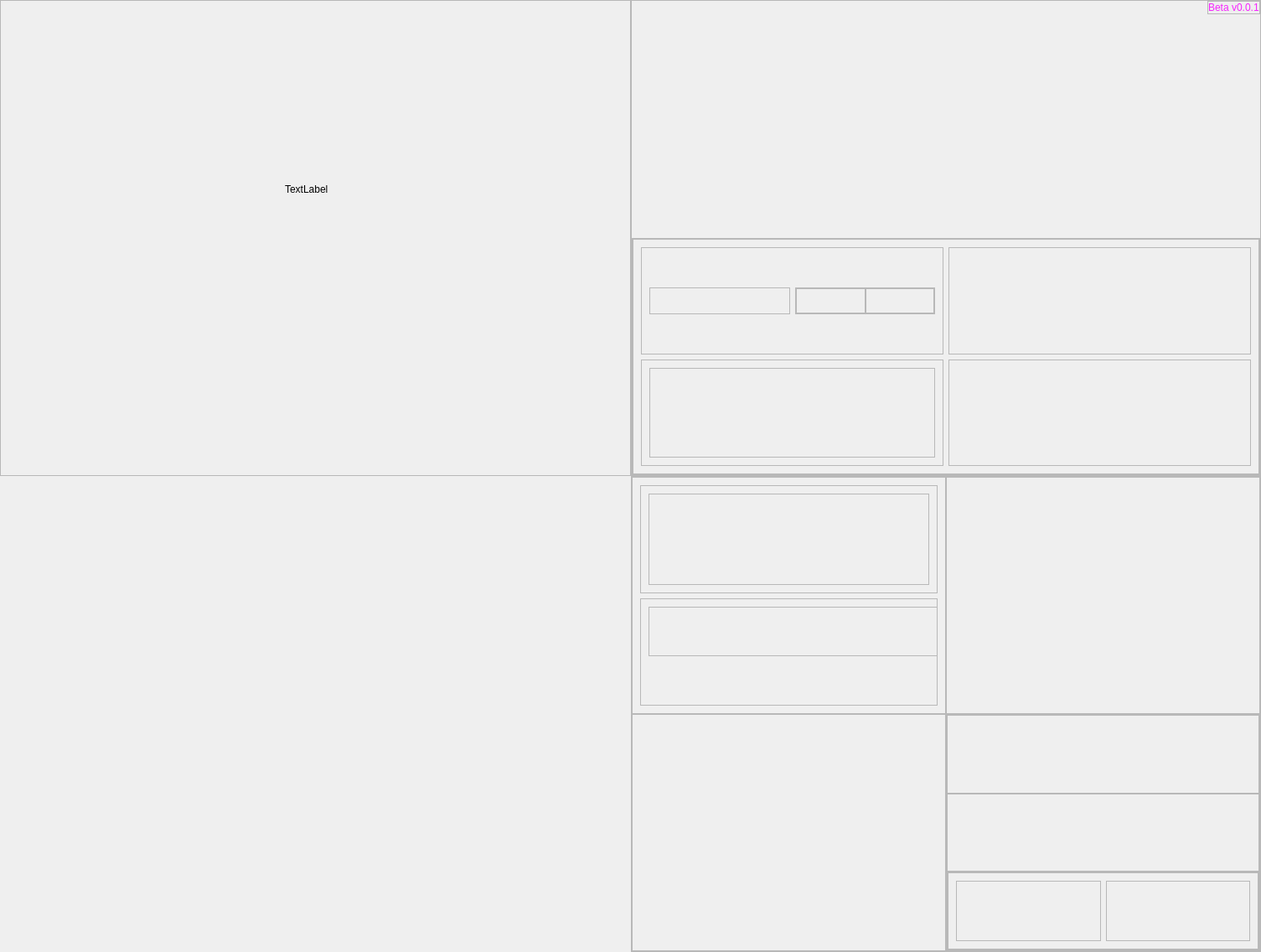
<?xml version="1.0" encoding="UTF-8"?>
<ui version="4.0">
 <class>MainWindow</class>
 <widget class="QMainWindow" name="MainWindow">
  <property name="geometry">
   <rect>
    <x>0</x>
    <y>0</y>
    <width>1505</width>
    <height>1136</height>
   </rect>
  </property>
  <property name="minimumSize">
   <size>
    <width>1505</width>
    <height>1136</height>
   </size>
  </property>
  <property name="cursor">
   <cursorShape>ArrowCursor</cursorShape>
  </property>
  <property name="tabletTracking">
   <bool>false</bool>
  </property>
  <property name="windowTitle">
   <string>MainWindow</string>
  </property>
  <property name="windowIcon">
   <iconset>
    <normalon>:/images/brandmark-design.png</normalon>
   </iconset>
  </property>
  <property name="styleSheet">
   <string notr="true">#MainWindow{
	border-image: url(:/background/background-image3.jpg);}</string>
  </property>
  <property name="unifiedTitleAndToolBarOnMac">
   <bool>true</bool>
  </property>
  <widget class="QWidget" name="centralwidget">
   <property name="styleSheet">
    <string notr="true"/>
   </property>
   <layout class="QGridLayout" name="gridLayout">
    <property name="leftMargin">
     <number>0</number>
    </property>
    <property name="topMargin">
     <number>0</number>
    </property>
    <property name="rightMargin">
     <number>0</number>
    </property>
    <property name="bottomMargin">
     <number>0</number>
    </property>
    <property name="spacing">
     <number>0</number>
    </property>
    <item row="0" column="0">
     <widget class="QFrame" name="frame_2">
      <property name="frameShape">
       <enum>QFrame::StyledPanel</enum>
      </property>
      <property name="frameShadow">
       <enum>QFrame::Raised</enum>
      </property>
      <widget class="QLabel" name="label_3">
       <property name="geometry">
        <rect>
         <x>0</x>
         <y>0</y>
         <width>161</width>
         <height>61</height>
        </rect>
       </property>
       <property name="text">
        <string/>
       </property>
       <property name="pixmap">
        <pixmap resource="resources.qrc">:/images/alpha-logo.png</pixmap>
       </property>
       <property name="scaledContents">
        <bool>true</bool>
       </property>
      </widget>
      <widget class="QLabel" name="loading_gif">
       <property name="geometry">
        <rect>
         <x>340</x>
         <y>160</y>
         <width>241</width>
         <height>131</height>
        </rect>
       </property>
       <property name="text">
        <string>TextLabel</string>
       </property>
       <property name="scaledContents">
        <bool>true</bool>
       </property>
      </widget>
     </widget>
    </item>
    <item row="2" column="1">
     <widget class="QFrame" name="frame_3">
      <property name="minimumSize">
       <size>
        <width>0</width>
        <height>0</height>
       </size>
      </property>
      <property name="frameShape">
       <enum>QFrame::StyledPanel</enum>
      </property>
      <property name="frameShadow">
       <enum>QFrame::Raised</enum>
      </property>
      <layout class="QGridLayout" name="gridLayout_3">
       <property name="leftMargin">
        <number>0</number>
       </property>
       <property name="topMargin">
        <number>0</number>
       </property>
       <property name="rightMargin">
        <number>0</number>
       </property>
       <property name="bottomMargin">
        <number>0</number>
       </property>
       <property name="spacing">
        <number>0</number>
       </property>
       <item row="0" column="1">
        <widget class="QFrame" name="frame_10">
         <property name="cursor">
          <cursorShape>UpArrowCursor</cursorShape>
         </property>
         <property name="frameShape">
          <enum>QFrame::StyledPanel</enum>
         </property>
         <property name="frameShadow">
          <enum>QFrame::Raised</enum>
         </property>
        </widget>
       </item>
       <item row="1" column="0">
        <widget class="QFrame" name="frame_9">
         <property name="frameShape">
          <enum>QFrame::StyledPanel</enum>
         </property>
         <property name="frameShadow">
          <enum>QFrame::Raised</enum>
         </property>
        </widget>
       </item>
       <item row="1" column="1">
        <widget class="QFrame" name="frame_11">
         <property name="frameShape">
          <enum>QFrame::StyledPanel</enum>
         </property>
         <property name="frameShadow">
          <enum>QFrame::Raised</enum>
         </property>
         <layout class="QGridLayout" name="gridLayout_4">
          <property name="leftMargin">
           <number>0</number>
          </property>
          <property name="topMargin">
           <number>0</number>
          </property>
          <property name="rightMargin">
           <number>0</number>
          </property>
          <property name="bottomMargin">
           <number>0</number>
          </property>
          <property name="spacing">
           <number>0</number>
          </property>
          <item row="0" column="0">
           <widget class="QFrame" name="frame_14">
            <property name="frameShape">
             <enum>QFrame::StyledPanel</enum>
            </property>
            <property name="frameShadow">
             <enum>QFrame::Raised</enum>
            </property>
           </widget>
          </item>
          <item row="1" column="0">
           <widget class="QFrame" name="frame_13">
            <property name="frameShape">
             <enum>QFrame::StyledPanel</enum>
            </property>
            <property name="frameShadow">
             <enum>QFrame::Raised</enum>
            </property>
           </widget>
          </item>
          <item row="2" column="0">
           <widget class="QFrame" name="frame_12">
            <property name="frameShape">
             <enum>QFrame::StyledPanel</enum>
            </property>
            <property name="frameShadow">
             <enum>QFrame::Raised</enum>
            </property>
            <layout class="QHBoxLayout" name="horizontalLayout">
             <property name="spacing">
              <number>0</number>
             </property>
             <property name="leftMargin">
              <number>0</number>
             </property>
             <property name="topMargin">
              <number>0</number>
             </property>
             <property name="rightMargin">
              <number>0</number>
             </property>
             <property name="bottomMargin">
              <number>0</number>
             </property>
             <item>
              <widget class="QFrame" name="frame_15">
               <property name="frameShape">
                <enum>QFrame::StyledPanel</enum>
               </property>
               <property name="frameShadow">
                <enum>QFrame::Raised</enum>
               </property>
               <layout class="QHBoxLayout" name="horizontalLayout_2">
                <item>
                 <widget class="QFrame" name="frame_17">
                  <property name="frameShape">
                   <enum>QFrame::StyledPanel</enum>
                  </property>
                  <property name="frameShadow">
                   <enum>QFrame::Raised</enum>
                  </property>
                 </widget>
                </item>
                <item>
                 <widget class="QFrame" name="frame_16">
                  <property name="frameShape">
                   <enum>QFrame::StyledPanel</enum>
                  </property>
                  <property name="frameShadow">
                   <enum>QFrame::Raised</enum>
                  </property>
                 </widget>
                </item>
               </layout>
              </widget>
             </item>
            </layout>
           </widget>
          </item>
         </layout>
        </widget>
       </item>
       <item row="0" column="0">
        <widget class="QFrame" name="frame_7">
         <property name="frameShape">
          <enum>QFrame::StyledPanel</enum>
         </property>
         <property name="frameShadow">
          <enum>QFrame::Raised</enum>
         </property>
         <layout class="QVBoxLayout" name="verticalLayout_3">
          <item>
           <widget class="QFrame" name="frame_8">
            <property name="frameShape">
             <enum>QFrame::StyledPanel</enum>
            </property>
            <property name="frameShadow">
             <enum>QFrame::Raised</enum>
            </property>
            <layout class="QVBoxLayout" name="verticalLayout_2">
             <item>
              <widget class="QFrame" name="frame_19">
               <property name="frameShape">
                <enum>QFrame::StyledPanel</enum>
               </property>
               <property name="frameShadow">
                <enum>QFrame::Raised</enum>
               </property>
              </widget>
             </item>
            </layout>
           </widget>
          </item>
          <item>
           <widget class="QFrame" name="frame_6">
            <property name="frameShape">
             <enum>QFrame::StyledPanel</enum>
            </property>
            <property name="frameShadow">
             <enum>QFrame::Raised</enum>
            </property>
            <widget class="QFrame" name="frame_18">
             <property name="geometry">
              <rect>
               <x>10</x>
               <y>10</y>
               <width>402</width>
               <height>59</height>
              </rect>
             </property>
             <property name="frameShape">
              <enum>QFrame::StyledPanel</enum>
             </property>
             <property name="frameShadow">
              <enum>QFrame::Raised</enum>
             </property>
            </widget>
           </widget>
          </item>
         </layout>
        </widget>
       </item>
      </layout>
     </widget>
    </item>
    <item row="0" column="1">
     <widget class="QFrame" name="frame">
      <property name="frameShape">
       <enum>QFrame::StyledPanel</enum>
      </property>
      <property name="frameShadow">
       <enum>QFrame::Raised</enum>
      </property>
      <layout class="QVBoxLayout" name="verticalLayout">
       <property name="spacing">
        <number>0</number>
       </property>
       <property name="leftMargin">
        <number>0</number>
       </property>
       <property name="topMargin">
        <number>0</number>
       </property>
       <property name="rightMargin">
        <number>0</number>
       </property>
       <property name="bottomMargin">
        <number>0</number>
       </property>
       <item alignment="Qt::AlignRight|Qt::AlignTop">
        <widget class="QFrame" name="frame_4">
         <property name="frameShape">
          <enum>QFrame::StyledPanel</enum>
         </property>
         <property name="frameShadow">
          <enum>QFrame::Raised</enum>
         </property>
         <layout class="QVBoxLayout" name="verticalLayout_5">
          <property name="spacing">
           <number>0</number>
          </property>
          <property name="leftMargin">
           <number>0</number>
          </property>
          <property name="topMargin">
           <number>0</number>
          </property>
          <property name="rightMargin">
           <number>0</number>
          </property>
          <property name="bottomMargin">
           <number>0</number>
          </property>
          <item>
           <widget class="QLabel" name="label_4">
            <property name="styleSheet">
             <string notr="true">font: 14pt &quot;Courier&quot;; color: rgb(246, 35, 253)</string>
            </property>
            <property name="text">
             <string>Beta v0.0.1</string>
            </property>
           </widget>
          </item>
         </layout>
        </widget>
       </item>
       <item>
        <widget class="QFrame" name="frame_5">
         <property name="frameShape">
          <enum>QFrame::StyledPanel</enum>
         </property>
         <property name="frameShadow">
          <enum>QFrame::Raised</enum>
         </property>
         <layout class="QGridLayout" name="gridLayout_2">
          <property name="leftMargin">
           <number>0</number>
          </property>
          <property name="topMargin">
           <number>0</number>
          </property>
          <property name="rightMargin">
           <number>0</number>
          </property>
          <property name="bottomMargin">
           <number>0</number>
          </property>
          <property name="spacing">
           <number>0</number>
          </property>
          <item row="0" column="0">
           <widget class="QFrame" name="frame_20">
            <property name="frameShape">
             <enum>QFrame::StyledPanel</enum>
            </property>
            <property name="frameShadow">
             <enum>QFrame::Raised</enum>
            </property>
            <layout class="QGridLayout" name="gridLayout_5">
             <item row="1" column="1">
              <widget class="QFrame" name="frame_21">
               <property name="frameShape">
                <enum>QFrame::StyledPanel</enum>
               </property>
               <property name="frameShadow">
                <enum>QFrame::Raised</enum>
               </property>
              </widget>
             </item>
             <item row="0" column="1">
              <widget class="QFrame" name="frame_23">
               <property name="frameShape">
                <enum>QFrame::StyledPanel</enum>
               </property>
               <property name="frameShadow">
                <enum>QFrame::Raised</enum>
               </property>
              </widget>
             </item>
             <item row="0" column="0">
              <widget class="QFrame" name="frame_22">
               <property name="frameShape">
                <enum>QFrame::StyledPanel</enum>
               </property>
               <property name="frameShadow">
                <enum>QFrame::Raised</enum>
               </property>
               <layout class="QGridLayout" name="gridLayout_6">
                <item row="2" column="0">
                 <widget class="QWidget" name="widget_2" native="true"/>
                </item>
                <item row="0" column="0" colspan="2">
                 <widget class="QLabel" name="label">
                  <property name="sizePolicy">
                   <sizepolicy hsizetype="Ignored" vsizetype="Ignored">
                    <horstretch>0</horstretch>
                    <verstretch>0</verstretch>
                   </sizepolicy>
                  </property>
                  <property name="text">
                   <string/>
                  </property>
                  <property name="pixmap">
                   <pixmap resource="resources.qrc">:/images/brandmark-design.png</pixmap>
                  </property>
                  <property name="scaledContents">
                   <bool>true</bool>
                  </property>
                  <property name="alignment">
                   <set>Qt::AlignCenter</set>
                  </property>
                 </widget>
                </item>
                <item row="1" column="0">
                 <widget class="QFrame" name="frame_26">
                  <property name="frameShape">
                   <enum>QFrame::StyledPanel</enum>
                  </property>
                  <property name="frameShadow">
                   <enum>QFrame::Raised</enum>
                  </property>
                 </widget>
                </item>
                <item row="1" column="1">
                 <widget class="QFrame" name="frame_27">
                  <property name="frameShape">
                   <enum>QFrame::StyledPanel</enum>
                  </property>
                  <property name="frameShadow">
                   <enum>QFrame::Raised</enum>
                  </property>
                  <layout class="QHBoxLayout" name="horizontalLayout_3">
                   <property name="spacing">
                    <number>0</number>
                   </property>
                   <property name="leftMargin">
                    <number>0</number>
                   </property>
                   <property name="topMargin">
                    <number>0</number>
                   </property>
                   <property name="rightMargin">
                    <number>0</number>
                   </property>
                   <property name="bottomMargin">
                    <number>0</number>
                   </property>
                   <item>
                    <widget class="QFrame" name="frame_29">
                     <property name="frameShape">
                      <enum>QFrame::StyledPanel</enum>
                     </property>
                     <property name="frameShadow">
                      <enum>QFrame::Raised</enum>
                     </property>
                    </widget>
                   </item>
                   <item>
                    <widget class="QFrame" name="frame_28">
                     <property name="frameShape">
                      <enum>QFrame::StyledPanel</enum>
                     </property>
                     <property name="frameShadow">
                      <enum>QFrame::Raised</enum>
                     </property>
                     <widget class="QLabel" name="label_2">
                      <property name="geometry">
                       <rect>
                        <x>10</x>
                        <y>1</y>
                        <width>71</width>
                        <height>20</height>
                       </rect>
                      </property>
                      <property name="sizePolicy">
                       <sizepolicy hsizetype="Ignored" vsizetype="Ignored">
                        <horstretch>0</horstretch>
                        <verstretch>0</verstretch>
                       </sizepolicy>
                      </property>
                      <property name="text">
                       <string/>
                      </property>
                      <property name="pixmap">
                       <pixmap resource="resources.qrc">:/images/basic.png</pixmap>
                      </property>
                      <property name="scaledContents">
                       <bool>true</bool>
                      </property>
                     </widget>
                    </widget>
                   </item>
                  </layout>
                 </widget>
                </item>
               </layout>
              </widget>
             </item>
             <item row="1" column="0">
              <widget class="QFrame" name="frame_24">
               <property name="cursor">
                <cursorShape>UpArrowCursor</cursorShape>
               </property>
               <property name="frameShape">
                <enum>QFrame::StyledPanel</enum>
               </property>
               <property name="frameShadow">
                <enum>QFrame::Raised</enum>
               </property>
               <layout class="QVBoxLayout" name="verticalLayout_4">
                <item>
                 <widget class="QFrame" name="frame_25">
                  <property name="frameShape">
                   <enum>QFrame::StyledPanel</enum>
                  </property>
                  <property name="frameShadow">
                   <enum>QFrame::Raised</enum>
                  </property>
                 </widget>
                </item>
               </layout>
              </widget>
             </item>
            </layout>
           </widget>
          </item>
         </layout>
        </widget>
       </item>
      </layout>
      <zorder>frame_5</zorder>
      <zorder>frame_4</zorder>
     </widget>
    </item>
   </layout>
   <zorder>frame</zorder>
   <zorder>frame_2</zorder>
   <zorder>frame_3</zorder>
  </widget>
 </widget>
 <resources>
  <include location="resources.qrc"/>
 </resources>
 <connections/>
</ui>
